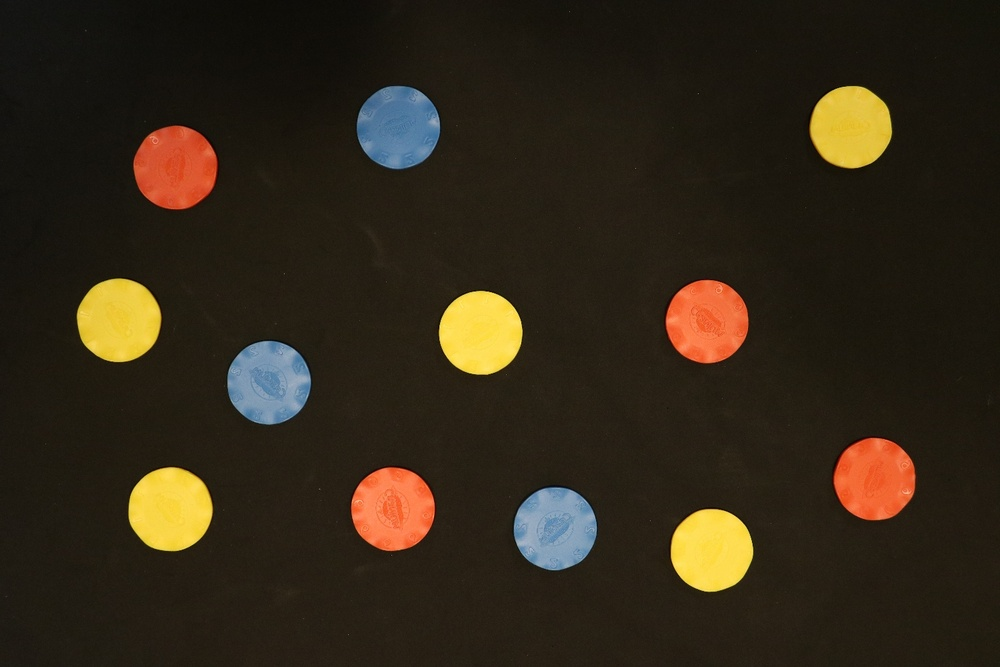
%> input picture year4/CSCI431/Crn4761C.jpg, 1000 x 667 px, shrunk from 1500 x 1000 before the run
$ octave --eval "FINAL_Alex_Iacob;"   (GNU Octave 9; MATLAB toolbox functions it lacks are replaced by stand-ins)
%> lines starting %> are read from the running program, lines starting %| are printed output that depends on the picture; in (x1, y1, x2, y2) boxes, pixels count from 0 and x2, y2 are one past the last pixel; in counts of white or black regions, pixels touching at a corner belong together; the program's own positions count from 1
function FINAL_Alex_Iacob
    im_in = imread("Crn4761C.jpg");
%> im_in is the input picture: size 667x1000x3 uint8; mean R, G, B 49.3, 39.5, 24.3

    im_in = im2double(im_in);
%> im_in: size 667x1000x3 double
    im_lab = rgb2lab(im_in);
%> im_lab: size 667x1000x3 double; mean of channels 1, 2, 3 15.8, 2.1, 10.5

    blue = im_lab(:,:,3) <= 0;
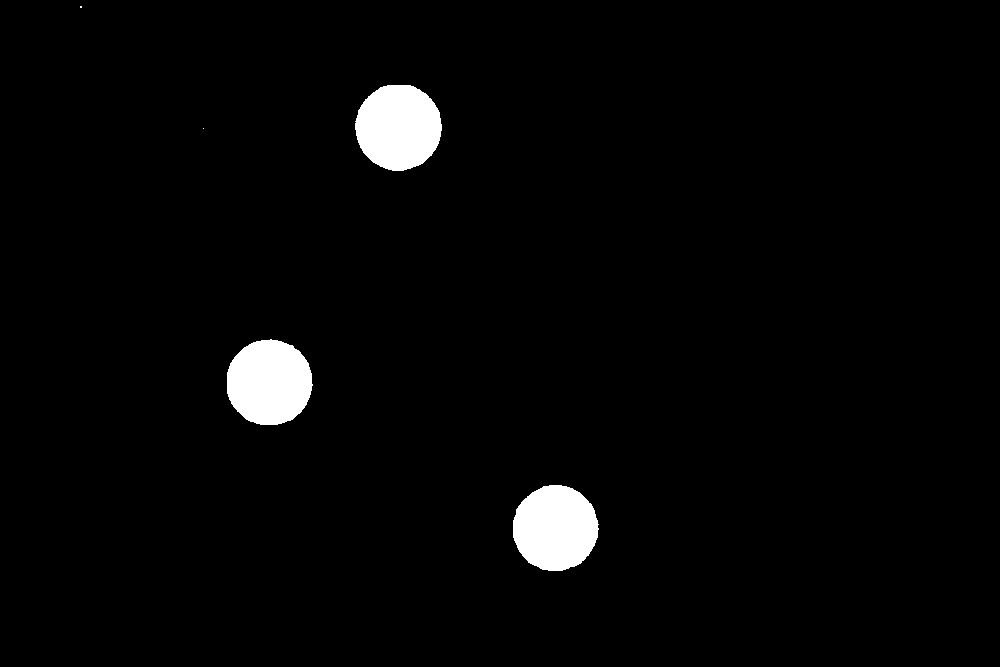
%> blue: size 667x1000 logical; 2.6% white; 5 white regions (2 under 20 px), largest, box (x1, y1, x2, y2) and area: (355, 85, 442, 171) 5860, (227, 339, 313, 425) 5824, (513, 485, 599, 571) 5775

    no_blue = im_in - blue;
%> no_blue: size 667x1000x3 double; mean of channels 1, 2, 3 0.167, 0.129, 0.069

    faded_red = no_blue - (0.5 * im_in(:,:,1));
%> faded_red: size 667x1000x3 double; mean of channels 1, 2, 3 0.0705, 0.032, -0.0277

    [centers, radii] = imfindcircles(faded_red, [10, 500]);
%> centers = [500.5 334]; radii = 186.5

    imshow(im_in);
    viscircles(centers, radii,'EdgeColor','g');

    frame = getframe(gcf());
    im_out = frame.cdata;
    fn_out = sprintf('Results_%s.jpg', getenv('USER') );
    imwrite(im_out, fn_out,'JPEG', 'Quality', 98);
end
